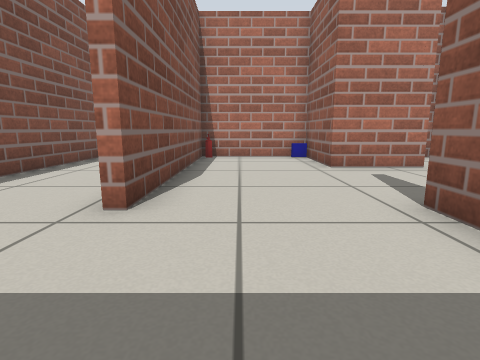
view 1 (above)

24 first-person views from a walk through a Gazebo world. The camera is 0.5 m above the floor, tilts 10° down and sees 80° across. The floor is counted in squares, 0.5 m on a side. Each view is taken from the middle of a square. On the plan, view 1 faces up. The plan holds only what a view shows up to about 11 squares ahead; the rest is blank. Robots are left out. Surface patterns are stand-ins for the level's own textures.

view 2
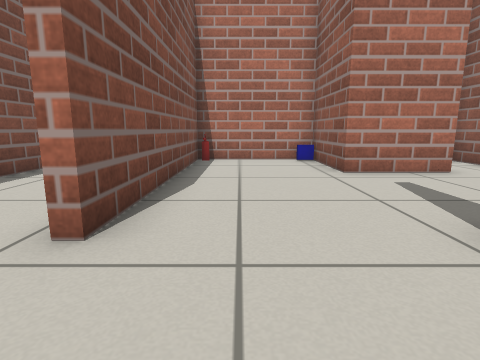

view 3
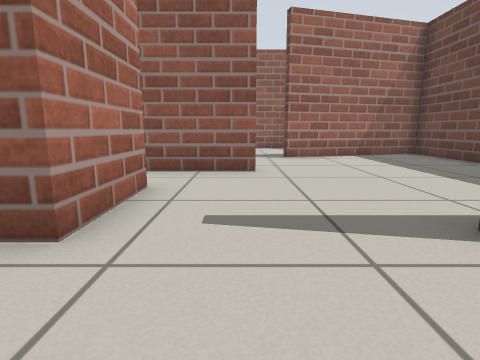

view 4
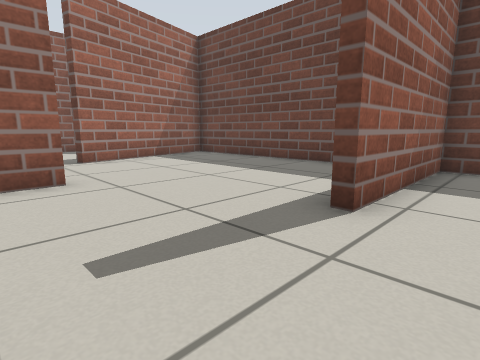

view 5
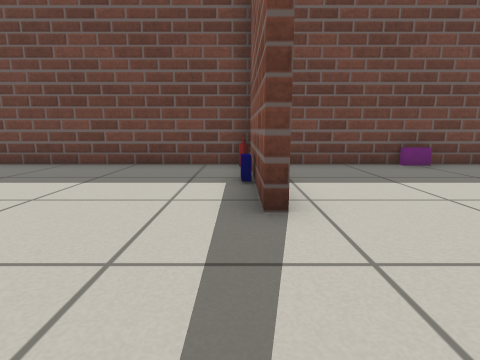

view 6
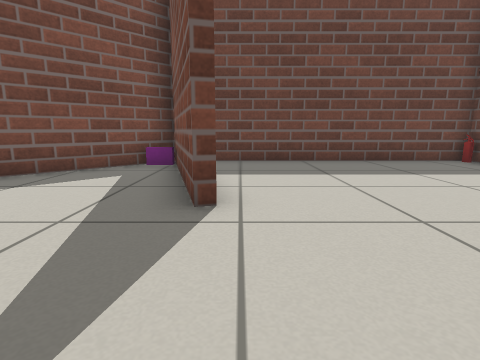

view 7
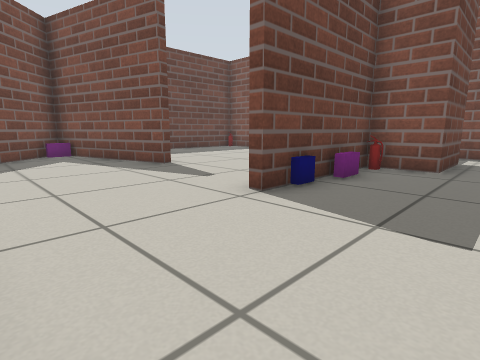

view 8
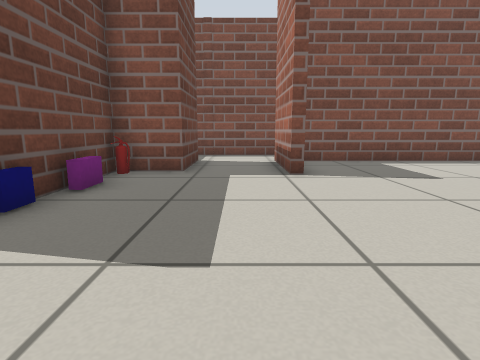

view 9
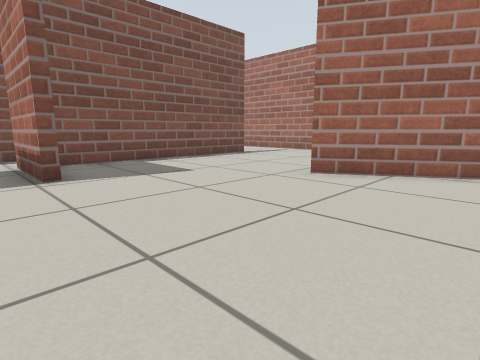

view 10
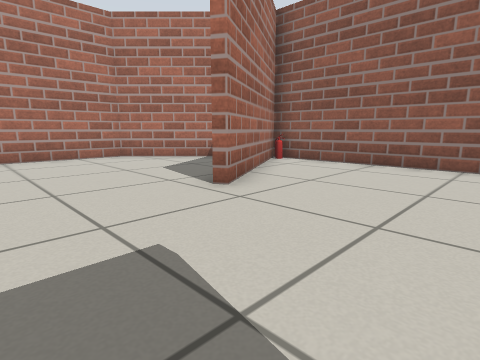

view 11
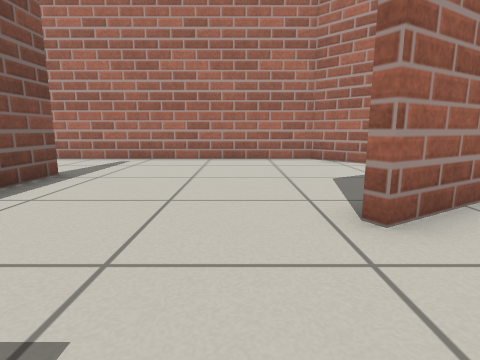

view 12
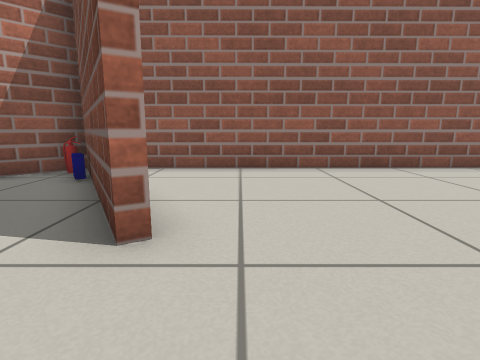

view 13
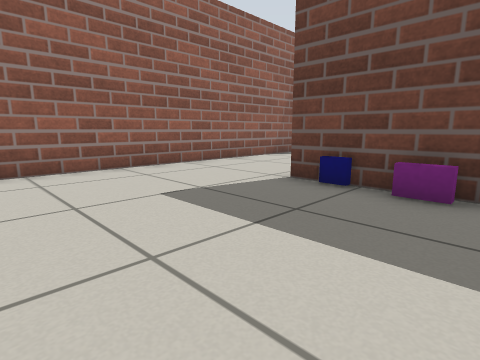

view 14
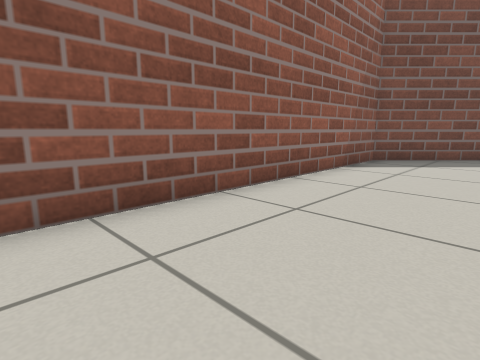

view 15
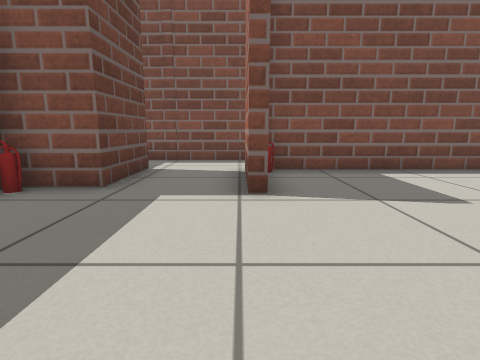

view 16
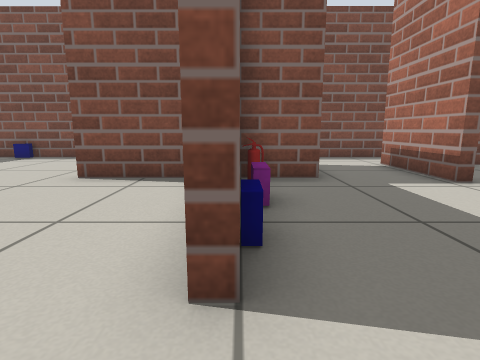

view 17
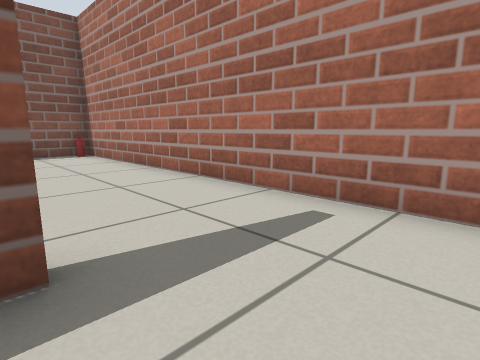

view 18
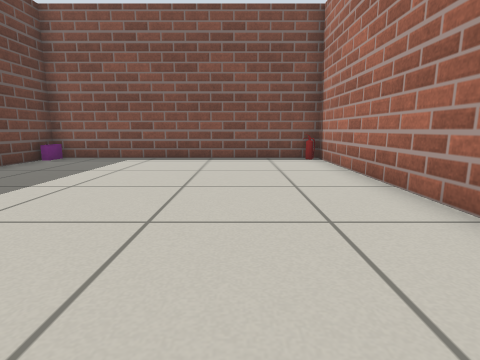

view 19
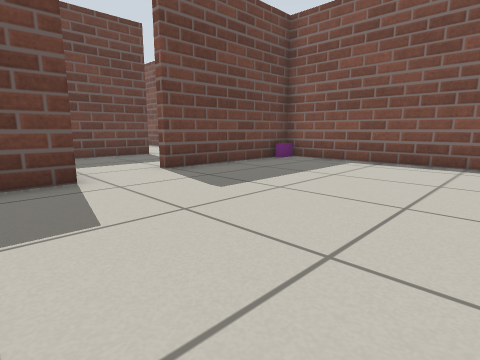

view 20
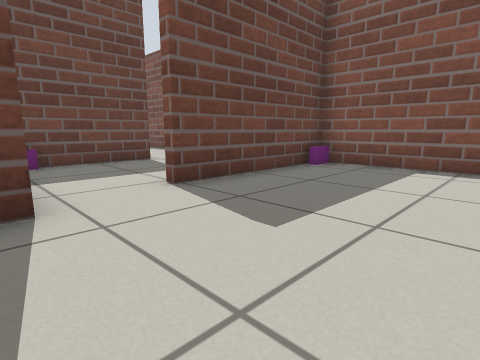

view 21
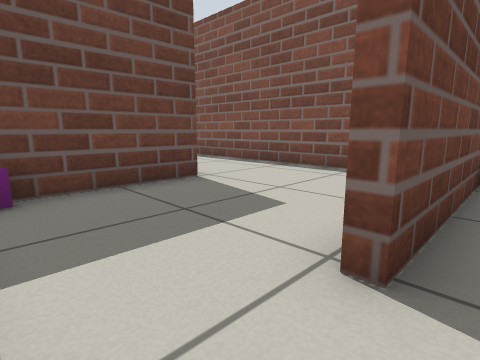

view 22
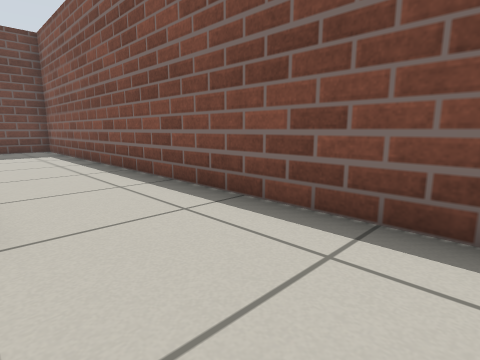

view 23
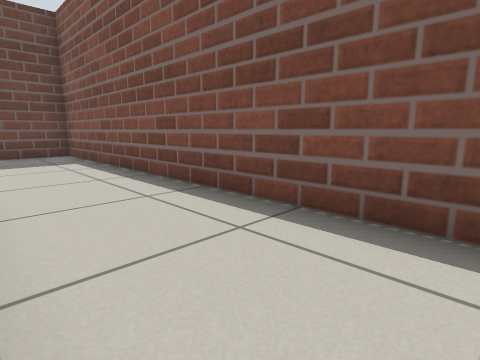

view 24
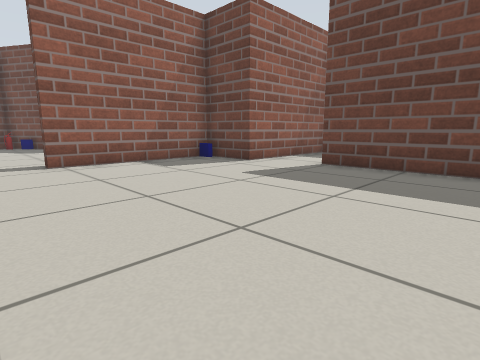

### Floor plan
Ten units are one square. View 1 is at (0, 0); x grows to the right and y downward. Boxes are objects, and circles mark ways between rooms. Rooms are numbered by the first view taken in them; rooms with no view inside come last. Other rooms are left out.
<svg viewBox="-60 -253 220 273">
<path fill="none" stroke="#000" d="M27 -38 27 4M68 -55 68 -94M50 -76 24 -76 24 -103M34 12 116 12M-16 12 24 12 24 -38M-14 -95 -14 -34M116 -4 120 10 130 1M116 7 103 -44M77 -131 46 -131M104 -90 115 -90 115 -86M135 -195 105 -178 104 -181 134 -198M75 -90 86 -90M68 -94 68 -104M71 -79 71 -56M46 -106 71 -106 71 -94M147 -214 114 -248 44 -248M106 -45 116 -4M49 -214 49 -144M130 1 155 -24 154 -192M-35 -155 3 -155M-18 -110 16 -110M24 -130 24 -161 46 -161 46 -214M-51 -139 -51 12 -16 12M15 -107 -14 -107 -14 -95M44 -248 -51 -248 -51 -165"/>
<rect x="25" y="-15" width="10" height="10" fill="#bbb"><title>blue box</title></rect>
<rect x="65" y="-95" width="10" height="10" fill="#bbb"><title>fire extinguisher</title></rect>
<rect x="115" y="-5" width="10" height="10" fill="#bbb"><title>magenta box</title></rect>
<rect x="45" y="-145" width="10" height="10" fill="#bbb"><title>other object</title></rect>
<rect x="85" y="-95" width="10" height="10" fill="#bbb"><title>magenta box</title></rect>
<rect x="95" y="-95" width="10" height="10" fill="#bbb"><title>blue box</title></rect>
<rect x="135" y="-205" width="10" height="10" fill="#bbb"><title>blue box</title></rect>
<rect x="145" y="-205" width="10" height="10" fill="#bbb"><title>fire extinguisher</title></rect>
<rect x="145" y="-215" width="10" height="10" fill="#bbb"><title>fire extinguisher</title></rect>
<rect x="-55" y="-165" width="10" height="10" fill="#bbb"><title>magenta box</title></rect>
<rect x="-55" y="-245" width="10" height="10" fill="#bbb"><title>fire extinguisher</title></rect>
<rect x="-25" y="5" width="10" height="10" fill="#bbb"><title>magenta box</title></rect>
<rect x="-15" y="-105" width="10" height="10" fill="#bbb"><title>fire extinguisher</title></rect>
<rect x="15" y="-105" width="10" height="10" fill="#bbb"><title>blue box</title></rect>
<rect x="15" y="-115" width="10" height="10" fill="#bbb"><title>magenta box</title></rect>
<circle cx="85" cy="-50" r="3" fill="#2a7"/>
<circle cx="-10" cy="-15" r="3" fill="#2a7"/>
<circle cx="10" cy="-85" r="3" fill="#2a7"/>
<circle cx="50" cy="-230" r="3" fill="#2a7"/>
<text x="40" y="-40">1</text>
<text x="110" y="-140">2</text>
<text x="-10" y="-140">3</text>
</svg>
Room 1 opens to room 2. Room 1 opens to room 3. Room 2 opens to room 3.

Where each view was taken, in squares from view 1:
view 1: 0 up, 0 right, facing up
view 2: 1 up, 0 right, facing up
view 3: 6 up, 0 right, facing right
view 4: 7 up, 1 right, facing down-right
view 5: 7 up, 3 right, facing down
view 6: 8 up, 10 right, facing down
view 7: 12 up, 15 right, facing down-left
view 8: 12 up, 14 right, facing left
view 9: 12 up, 14 right, facing up-left
view 10: 14 up, 7 right, facing up-right
view 11: 15 up, 9 right, facing up
view 12: 17 up, 8 right, facing right
view 13: 14 up, 8 right, facing down-right
view 14: 12 up, 12 right, facing down-right
view 15: 13 up, 12 right, facing left
view 16: 9 up, 13 right, facing left
view 17: 21 up, 7 right, facing up-left
view 18: 22 up, 5 right, facing left
view 19: 22 up, 4 right, facing down-left
view 20: 20 up, 3 right, facing down-left
view 21: 16 up, 2 right, facing down-left
view 22: 14 up, 2 left, facing down-left
view 23: 11 up, 2 left, facing down-left
view 24: 23 up, 4 left, facing down-right
